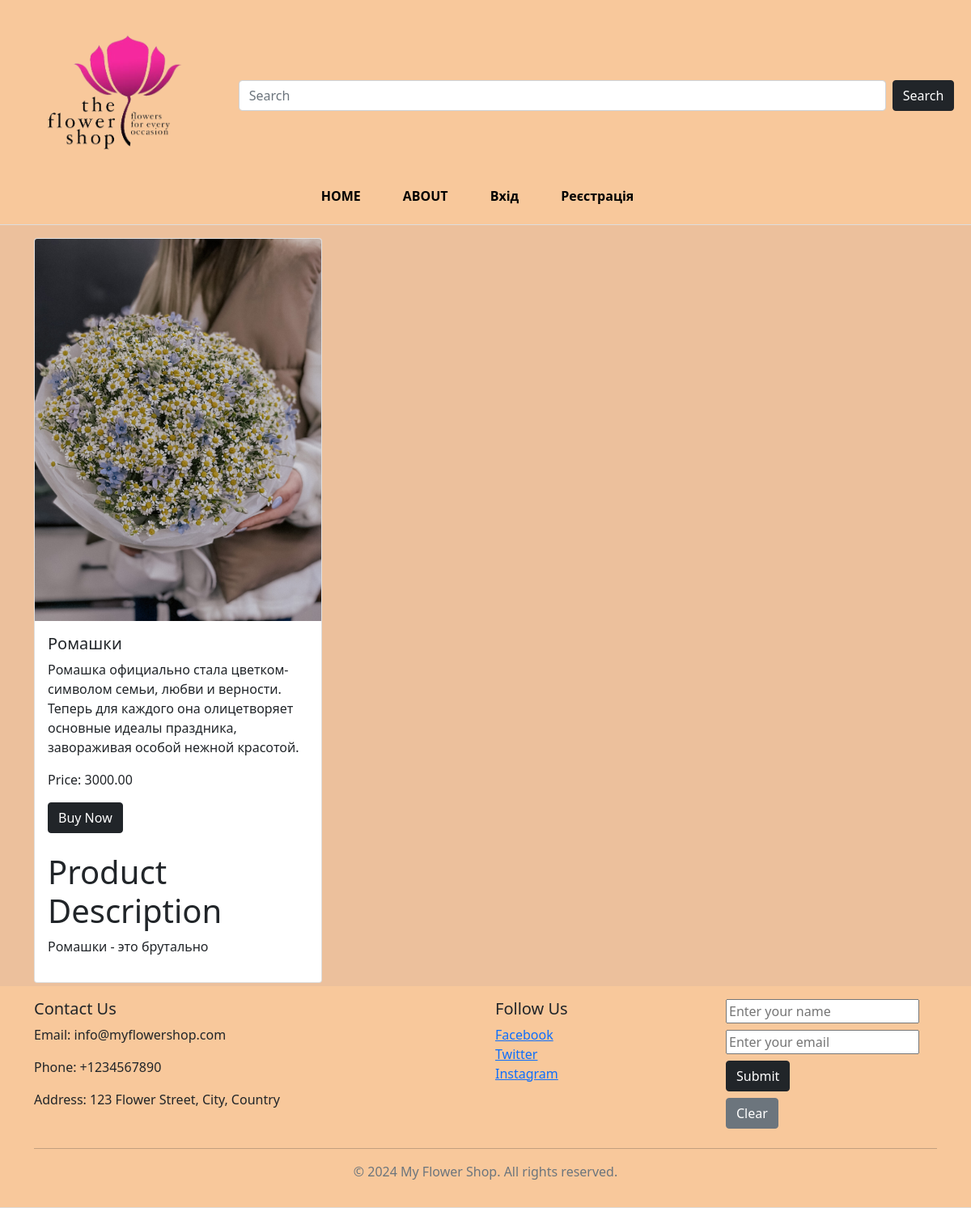
The page /description/5 on the database as committed earlier.
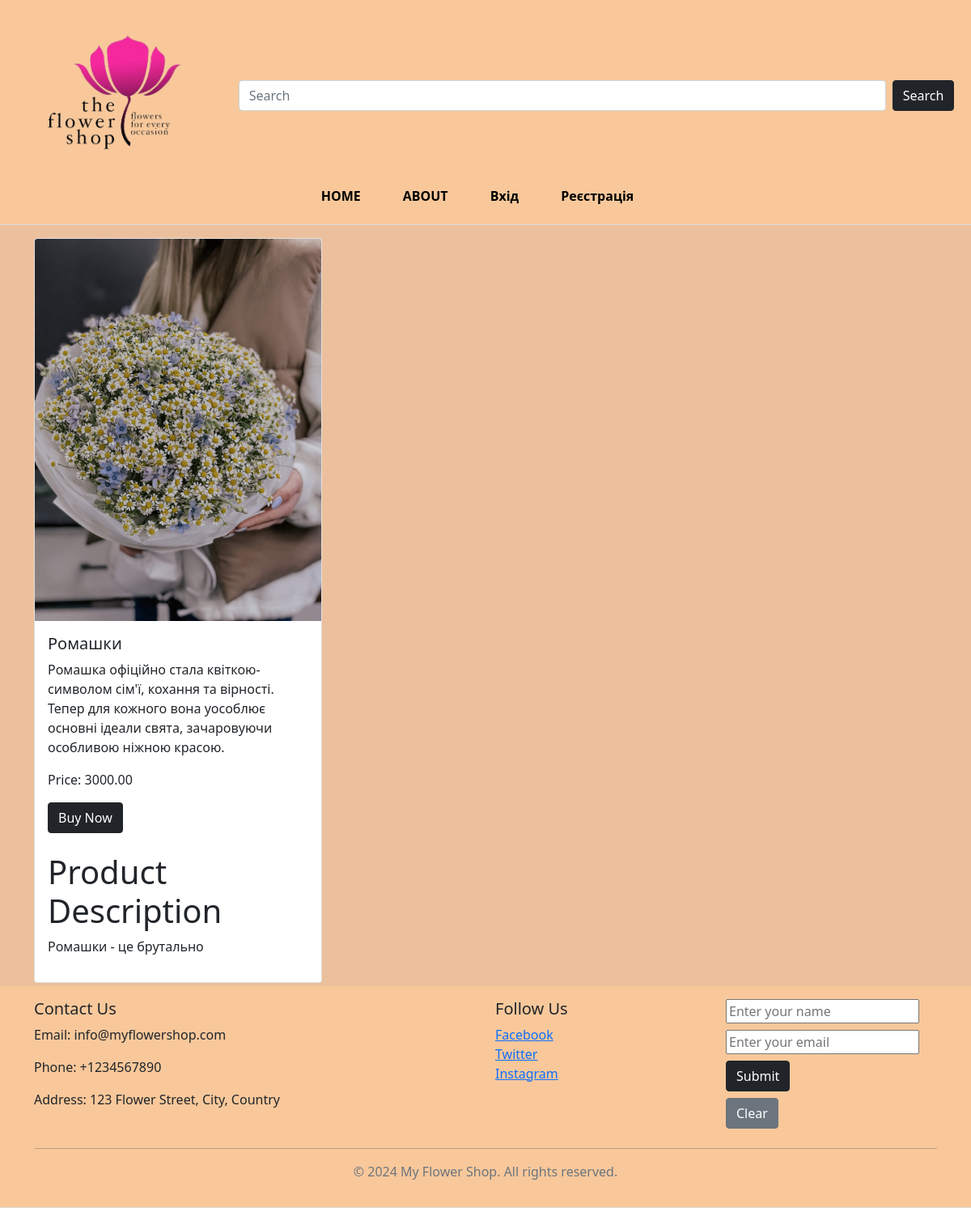
The same page on the database as committed later.
### main/models.py (models this page shows, shortened)
class Product(models.Model):
    title = models.CharField(max_length=100)
    description = models.TextField()
    price = models.DecimalField(max_digits=10, decimal_places=2)
    image = models.ImageField(upload_to='static/img/')
    short_description = models.ForeignKey(ProductDescription, on_delete=models.SET_NULL, null=True)

class ProductDescription(models.Model):
    details = models.TextField()

### main/views.py (the view)
# urls.py: path('description/<int:product_id>', views.description, name='description'),
def description(request, product_id):
    product = get_object_or_404(Product, pk=product_id)
    product_description = product.short_description
    return render(request, 'main/description.html', {'product': product, 'product_description': product_description})

### templates/main/description.html
{% extends 'main/base.html' %}
{% block content %}
<div>
    <div class="row">
        <div class="col-md-4 mb-1">
            <div class="card product-card">
                <img src="{{ product.image.url }}" class="card-img-top" alt="{{ product.title }}">
                <div class="card-body">
                    <h5 class="card-title">{{ product.title }}</h5>
                    <p class="card-text">{{ product.description }}</p>
                    <p class="card-text">Price: {{ product.price }}</p>
                    <a href="#" class="btn btn-dark mb-4">Buy Now</a>
                    <h1>Product Description</h1>
                    {% if product_description %}
                    <p>{{ product_description.details }}</p>
                    {% else %}
                    <p>No description available</p>
                    {% endif %}
                </div>
            </div>
        </div>
    </div>
</div>
{% endblock %}

Rows that differ between the two databases and show on the page:
changed Product "Ромашки": description "Ромашка официально стала цветком-символом семьи, любви и верности. Теперь для каждого она олицетворяет основные идеалы праздника, завораживая особой нежной красотой." → "Ромашка офіційно стала квіткою-символом сім'ї, кохання та вірності. Тепер для кожного вона уособлює основні ідеали свята, зачаровуючи особливою ніжною красою."
changed ProductDescription: details "Ромашки - это брутально" → "Ромашки - це брутально"
